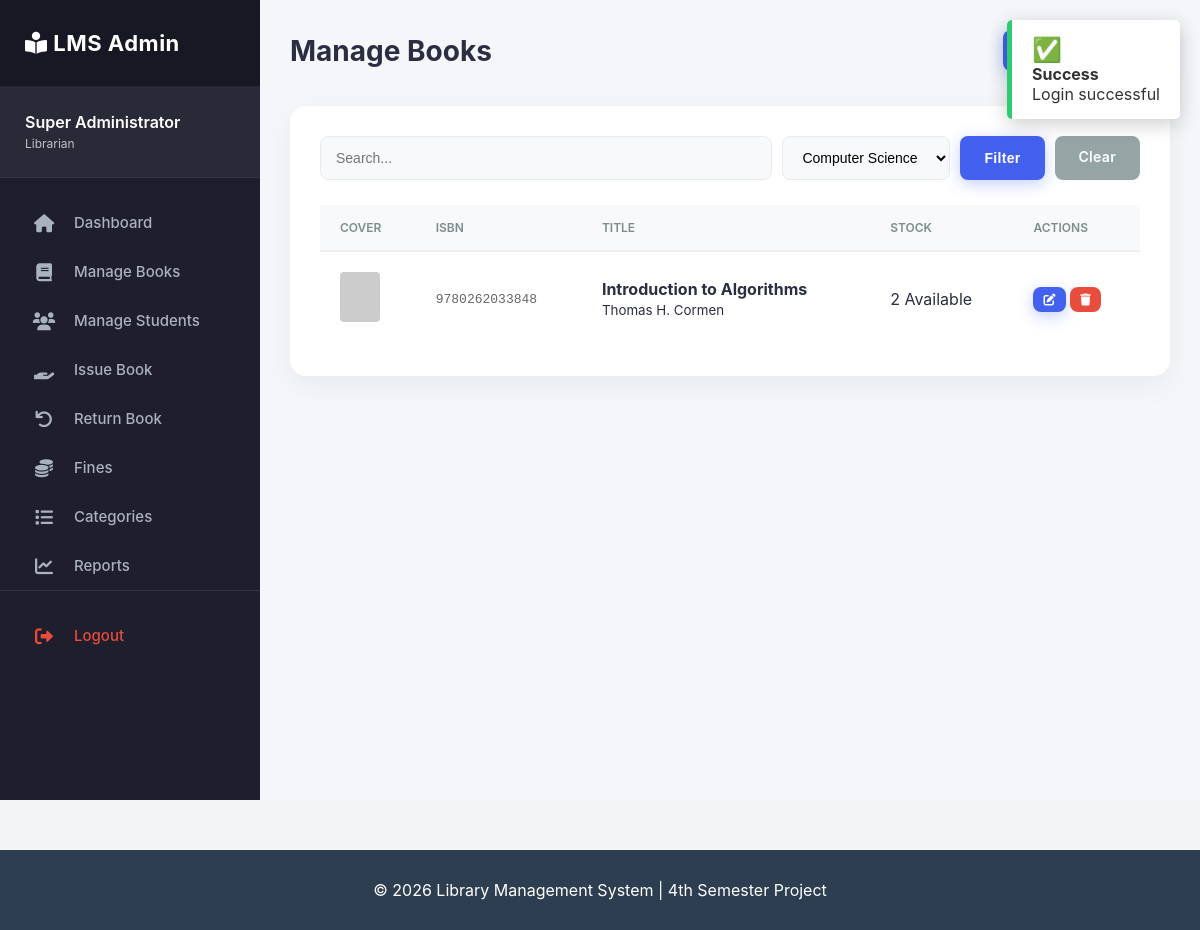
The page /admin/manage_book.php?category=Computer+Science (signed in) on the database its author committed.
### tables this page shows
CREATE TABLE books (
    id INT AUTO_INCREMENT PRIMARY KEY,
    title VARCHAR(200) NOT NULL,
    author VARCHAR(100) NOT NULL,
    isbn VARCHAR(20) UNIQUE NOT NULL,
    category VARCHAR(100),  
    description TEXT,
    cover_image VARCHAR(255) DEFAULT 'default.png',
    total_copies INT DEFAULT 1,
    available_copies INT DEFAULT 1,
    added_date TIMESTAMP DEFAULT CURRENT_TIMESTAMP
);

### config/functions.php (called while the page is built, shortened)
<?php
function getBookCover($img) {
    $server_path = $_SERVER['DOCUMENT_ROOT'] . "/library management system/assets/uploads/" . $img;
    return "https://via.placeholder.com/150x200?text=No+Cover";
}
?>

### admin/manage_book.php (the view, shortened to what this page needs)
<?php
require_once '../config/db.php';
$search = $_GET['search'] ?? '';
$category_filter = $_GET['category'] ?? '';
$sql = "SELECT * FROM books WHERE 1=1";
if($category_filter) {
    $cat_safe = mysqli_real_escape_string($conn, $category_filter);
    $sql .= " AND category = '$cat_safe'";
}
$sql .= " ORDER BY id DESC";
$books = mysqli_query($conn, $sql);
$cat_query = mysqli_query($conn, "SELECT name FROM categories ORDER BY name ASC");
?>
<!DOCTYPE html>
<html lang="en">
<head>
    <link rel="stylesheet" href="../assets/css/style.css">
    <link rel="stylesheet" href="../assets/css/admin.css">
    <link rel="stylesheet" href="https://cdnjs.cloudflare.com/ajax/libs/font-awesome/6.0.0/css/all.min.css">
</head>
<body>
    <div class="admin-container">
        <?php include '../includes/admin_sidebar.php'; ?>
        <div class="main-content">
            <div class="content-header">
                <h1>Manage Books</h1>
                <a href="add_book.php" class="btn btn-primary"><i class="fas fa-plus"></i> Add New Book</a>
            </div>
            <div class="card">
                <form method="GET" style="margin-bottom: 25px; display: flex; gap: 10px;">
                    <input type="text" name="search" class="form-control" placeholder="Search..." value="<?= htmlspecialchars($search) ?>">
                    <select name="category" class="form-control" style="width: 200px;">
                        <?php while($c = mysqli_fetch_assoc($cat_query)): ?>
                            <option value="<?= htmlspecialchars($c['name']) ?>" <?= ($category_filter == $c['name']) ? 'selected' : '' ?>>
                                <?= htmlspecialchars($c['name']) ?>
                            </option>
                        <?php endwhile; ?>
                    </select>
                    <button class="btn btn-primary">Filter</button>
                    <?php if($search || $category_filter): ?>
                        <a href="manage_book.php" class="btn btn-secondary">Clear</a>
                    <?php endif; ?>
                </form>
                <table class="table">
                    <thead>
                        <tr>
                            <th>Cover</th>
                            <th>ISBN</th>
                            <th>Title</th>
                            <th>Stock</th>
                            <th>Actions</th>
                        </tr>
                    </thead>
                    <tbody>
                        <?php if(mysqli_num_rows($books) > 0): ?>
                            <?php while($row = mysqli_fetch_assoc($books)):
                                $img = getBookCover($row['cover_image']);
                            ?>
                            <tr>
                                <td><img src="<?= $img ?>" style="width: 40px; height: 50px; object-fit: cover; border-radius: 4px;"></td>
                                <td style="font-family: monospace; color: #666;"><?= $row['isbn'] ?></td>
                                <td>
                                    <strong><?= htmlspecialchars($row['title']) ?></strong><br>
                                    <small><?= htmlspecialchars($row['author']) ?></small>
                                </td>
                                <td>
                                    <?php if($row['available_copies'] > 0): ?>
                                        <span class="stock-badge in-stock"><?= $row['available_copies'] ?> Available</span>
                                    <?php else: ?>
                                        <span class="stock-badge out-stock">Out of Stock</span>
                                    <?php endif; ?>
                                </td>
                                <td>
                                    <a href="edit_book.php?id=<?= $row['id'] ?>" class="btn btn-primary" style="padding: 5px 10px; font-size: 12px;"><i class="fas fa-edit"></i></a>
                                    <a href="delete_book.php?id=<?= $row['id'] ?>" class="btn btn-danger" style="padding: 5px 10px; font-size: 12px;" onclick="return confirm('Delete this book?');"><i class="fas fa-trash"></i></a>
                                </td>
                            </tr>
                            <?php endwhile; ?>
                        <?php else: ?>
                            <tr><td colspan="5" style="text-align: center; padding: 20px;">No books found.</td></tr>
                        <?php endif; ?>
                    </tbody>
                </table>
            </div>
        </div>
    </div>
    <?php include '../includes/footer.php'; ?>
</body>
</html>

### assets/css/style.css (style rules this page uses)
* { margin: 0; padding: 0; box-sizing: border-box; }
body { font-family: 'Segoe UI', Tahoma, Geneva, Verdana, sans-serif; background-color: #f4f6f9; color: #333; min-height: 100vh; }
a { text-decoration: none; color: inherit; }
.admin-container { display: flex; width: 100%; min-height: 100vh; }
.main-content { flex-grow: 1; padding: 30px; background: #f4f6f9; overflow-y: auto; }
.content-header { display: flex; justify-content: space-between; align-items: center; margin-bottom: 25px; }
.content-header h1 { font-size: 24px; color: #2c3e50; }
.card { background: white; padding: 25px; border-radius: 8px; box-shadow: 0 2px 10px rgba(0,0,0,0.05); margin-bottom: 20px; }
.form-control { width: 100%; padding: 10px 12px; border: 1px solid #ccc; border-radius: 4px; font-size: 14px; }
.btn { display: inline-block; padding: 10px 20px; border: none; border-radius: 4px; cursor: pointer; font-size: 14px; font-weight: 500; text-align: center; }
.btn-primary { background: #3498db; color: white; }
.btn-danger { background: #e74c3c; color: white; }
.btn-secondary { background: #95a5a6; color: white; }
.table { width: 100%; border-collapse: collapse; margin-top: 10px; }
.table th { background: #ecf0f1; padding: 12px; text-align: left; font-weight: 700; color: #2c3e50; border-bottom: 2px solid #bdc3c7; }
.table td { padding: 12px; border-bottom: 1px solid #eee; vertical-align: middle; }

### assets/css/admin.css (style rules this page uses)
:root { --primary: #4361ee; --primary-hover: #3a53d0; --secondary: #3f37c9; --success: #4cc9f0; --danger: #f72585; --dark: #1e1e2d; --light: #f8f9fa; --gray: #aab2bd; --text: #2b2d42; --shadow: 0 10px 30px rgba(0, 0, 0, 0.05); }
body { background-color: #f3f4f6; font-family: 'Inter', 'Segoe UI', sans-serif; }
.admin-container { display: flex; min-height: 100vh; }
.main-content { margin-left: 260px; padding: 30px; }
.content-header { display: flex; justify-content: space-between; align-items: center; margin-bottom: 35px; }
.content-header h1 { font-size: 28px; color: var(--text); font-weight: 700; }
.card { background: #fff; border-radius: 16px; padding: 30px; box-shadow: var(--shadow); border: none; margin-bottom: 30px; }
.table { width: 100%; border-collapse: separate; border-spacing: 0; }
.table th { background: #f8f9fa; color: #7f8c8d; font-weight: 600; text-transform: uppercase; font-size: 12px; padding: 15px 20px; border-bottom: 2px solid #eee; }
.table td { padding: 20px; border-bottom: 1px solid #f1f1f1; color: var(--text); vertical-align: middle; }
.table tr:last-child td { border-bottom: none; }
.form-control { background: #f8f9fa; border: 1px solid #e9ecef; border-radius: 8px; padding: 12px 15px; font-size: 14px; }
.btn { border-radius: 8px; padding: 12px 24px; font-weight: 600; letter-spacing: 0.3px; transition: all 0.3s; }
.btn-primary { background: var(--primary); box-shadow: 0 4px 15px rgba(67, 97, 238, 0.3); }

### rows shown on the page
books: isbn "9780262033848", title "Introduction to Algorithms", author "Thomas H. Cormen", available_copies "2"

### other values the page prints
$_SESSION['full_name'] "Super Administrator"
form field category "Computer Science"
